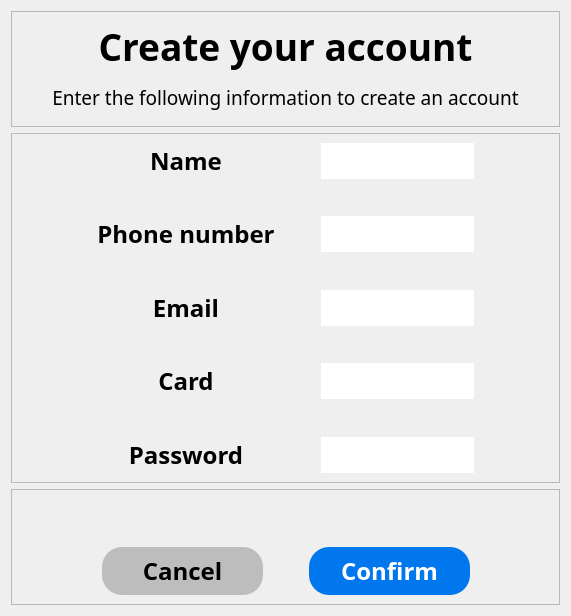
           <widget class="QWidget" name="sign_up_page4">
            <layout class="QHBoxLayout" name="horizontalLayout">
             <item>
              <layout class="QVBoxLayout" name="verticalLayout_7" stretch="1,3,1">
               <item>
                <widget class="QFrame" name="frame_11">
                 <property name="frameShape">
                  <enum>QFrame::StyledPanel</enum>
                 </property>
                 <property name="frameShadow">
                  <enum>QFrame::Raised</enum>
                 </property>
                 <layout class="QGridLayout" name="gridLayout_22">
                  <item row="0" column="0">
                   <layout class="QGridLayout" name="gridLayout_21">
                    <item row="0" column="0">
                     <widget class="QLabel" name="label_12">
                      <property name="font">
                       <font>
                        <family>Bahnschrift SemiBold</family>
                        <pointsize>28</pointsize>
                        <weight>75</weight>
                        <bold>true</bold>
                       </font>
                      </property>
                      <property name="text">
                       <string>Create your account</string>
                      </property>
                      <property name="alignment">
                       <set>Qt::AlignCenter</set>
                      </property>
                     </widget>
                    </item>
                    <item row="1" column="0">
                     <widget class="QLabel" name="label_13">
                      <property name="font">
                       <font>
                        <family>Bahnschrift Light</family>
                        <pointsize>14</pointsize>
                       </font>
                      </property>
                      <property name="text">
                       <string>Enter the following information to create an account</string>
                      </property>
                      <property name="alignment">
                       <set>Qt::AlignCenter</set>
                      </property>
                     </widget>
                    </item>
                   </layout>
                  </item>
                 </layout>
                </widget>
               </item>
               <item>
                <widget class="QFrame" name="frame_10">
                 <property name="frameShape">
                  <enum>QFrame::StyledPanel</enum>
                 </property>
                 <property name="frameShadow">
                  <enum>QFrame::Raised</enum>
                 </property>
                 <layout class="QGridLayout" name="gridLayout_24">
                  <item row="0" column="0">
                   <layout class="QGridLayout" name="gridLayout_23" rowstretch="0,0,0,0,0,0,0,0,0" columnstretch="2,4,0,4,2">
                    <item row="4" column="1">
                     <widget class="QLabel" name="label_16">
                      <property name="font">
                       <font>
                        <family>Bahnschrift SemiBold</family>
                        <pointsize>18</pointsize>
                        <weight>75</weight>
                        <bold>true</bold>
                       </font>
                      </property>
                      <property name="text">
                       <string>Email</string>
                      </property>
                      <property name="alignment">
                       <set>Qt::AlignCenter</set>
                      </property>
                     </widget>
                    </item>
                    <item row="0" column="2">
                     <spacer name="horizontalSpacer_12">
                      <property name="orientation">
                       <enum>Qt::Horizontal</enum>
                      </property>
                      <property name="sizeHint" stdset="0">
                       <size>
                        <width>40</width>
                        <height>20</height>
                       </size>
                      </property>
                     </spacer>
                    </item>
                    <item row="8" column="1">
                     <widget class="QLabel" name="label_18">
                      <property name="font">
                       <font>
                        <family>Bahnschrift SemiBold</family>
                        <pointsize>18</pointsize>
                        <weight>75</weight>
                        <bold>true</bold>
                       </font>
                      </property>
                      <property name="text">
                       <string>Password</string>
                      </property>
                      <property name="alignment">
                       <set>Qt::AlignCenter</set>
                      </property>
                     </widget>
                    </item>
                    <item row="1" column="3">
                     <spacer name="verticalSpacer_7">
                      <property name="orientation">
                       <enum>Qt::Vertical</enum>
                      </property>
                      <property name="sizeHint" stdset="0">
                       <size>
                        <width>20</width>
                        <height>40</height>
                       </size>
                      </property>
                     </spacer>
                    </item>
                    <item row="0" column="3">
                     <widget class="QLineEdit" name="Name_in">
                      <property name="sizePolicy">
                       <sizepolicy hsizetype="Expanding" vsizetype="Expanding">
                        <horstretch>0</horstretch>
                        <verstretch>0</verstretch>
                       </sizepolicy>
                      </property>
                      <property name="font">
                       <font>
                        <family>Bahnschrift Light</family>
                        <pointsize>18</pointsize>
                       </font>
                      </property>
                      <property name="styleSheet">
                       <string notr="true">QLineEdit{border-radius:20px;}</string>
                      </property>
                      <property name="clearButtonEnabled">
                       <bool>true</bool>
                      </property>
                     </widget>
                    </item>
                    <item row="0" column="1">
                     <widget class="QLabel" name="label_14">
                      <property name="font">
                       <font>
                        <family>Bahnschrift SemiBold</family>
                        <pointsize>18</pointsize>
                        <weight>75</weight>
                        <bold>true</bold>
                       </font>
                      </property>
                      <property name="text">
                       <string>Name</string>
                      </property>
                      <property name="alignment">
                       <set>Qt::AlignCenter</set>
                      </property>
                     </widget>
                    </item>
                    <item row="3" column="3">
                     <spacer name="verticalSpacer_8">
                      <property name="orientation">
                       <enum>Qt::Vertical</enum>
                      </property>
                      <property name="sizeHint" stdset="0">
                       <size>
                        <width>20</width>
                        <height>40</height>
                       </size>
                      </property>
                     </spacer>
                    </item>
                    <item row="0" column="0">
                     <spacer name="horizontalSpacer_14">
                      <property name="orientation">
                       <enum>Qt::Horizontal</enum>
                      </property>
                      <property name="sizeHint" stdset="0">
                       <size>
                        <width>40</width>
                        <height>20</height>
                       </size>
                      </property>
                     </spacer>
                    </item>
                    <item row="5" column="3">
                     <spacer name="verticalSpacer_9">
                      <property name="orientation">
                       <enum>Qt::Vertical</enum>
                      </property>
                      <property name="sizeHint" stdset="0">
                       <size>
                        <width>20</width>
                        <height>40</height>
                       </size>
                      </property>
                     </spacer>
                    </item>
                    <item row="2" column="3">
                     <widget class="QLineEdit" name="phone_num_in">
                      <property name="sizePolicy">
                       <sizepolicy hsizetype="Expanding" vsizetype="Expanding">
                        <horstretch>0</horstretch>
                        <verstretch>0</verstretch>
                       </sizepolicy>
                      </property>
                      <property name="font">
                       <font>
                        <family>Bahnschrift Light</family>
                        <pointsize>18</pointsize>
                       </font>
                      </property>
                      <property name="styleSheet">
                       <string notr="true">QLineEdit{border-radius:20px;}</string>
                      </property>
                      <property name="clearButtonEnabled">
                       <bool>true</bool>
                      </property>
                     </widget>
                    </item>
                    <item row="6" column="3">
                     <widget class="QLineEdit" name="card_in">
                      <property name="sizePolicy">
                       <sizepolicy hsizetype="Expanding" vsizetype="Expanding">
                        <horstretch>0</horstretch>
                        <verstretch>0</verstretch>
                       </sizepolicy>
                      </property>
                      <property name="font">
                       <font>
                        <family>Bahnschrift Light</family>
                        <pointsize>18</pointsize>
                       </font>
                      </property>
                      <property name="styleSheet">
                       <string notr="true">QLineEdit{border-radius:20px;}</string>
                      </property>
                      <property name="clearButtonEnabled">
                       <bool>true</bool>
                      </property>
                     </widget>
                    </item>
                    <item row="4" column="3">
                     <widget class="QLineEdit" name="email_in">
                      <property name="sizePolicy">
                       <sizepolicy hsizetype="Expanding" vsizetype="Expanding">
                        <horstretch>0</horstretch>
                        <verstretch>0</verstretch>
                       </sizepolicy>
                      </property>
                      <property name="font">
                       <font>
                        <family>Bahnschrift Light</family>
                        <pointsize>18</pointsize>
                       </font>
                      </property>
                      <property name="styleSheet">
                       <string notr="true">QLineEdit{border-radius:20px;}</string>
                      </property>
                      <property name="clearButtonEnabled">
                       <bool>true</bool>
                      </property>
                     </widget>
                    </item>
                    <item row="8" column="3">
                     <widget class="QLineEdit" name="pwd_in">
                      <property name="sizePolicy">
                       <sizepolicy hsizetype="Expanding" vsizetype="Expanding">
                        <horstretch>0</horstretch>
                        <verstretch>0</verstretch>
                       </sizepolicy>
                      </property>
                      <property name="font">
                       <font>
                        <family>Bahnschrift Light</family>
                        <pointsize>18</pointsize>
                       </font>
                      </property>
                      <property name="styleSheet">
                       <string notr="true">QLineEdit{border-radius:20px;}</string>
                      </property>
                      <property name="echoMode">
                       <enum>QLineEdit::Password</enum>
                      </property>
                      <property name="clearButtonEnabled">
                       <bool>true</bool>
                      </property>
                     </widget>
                    </item>
                    <item row="6" column="1">
                     <widget class="QLabel" name="label_17">
                      <property name="font">
                       <font>
                        <family>Bahnschrift SemiBold</family>
                        <pointsize>18</pointsize>
                        <weight>75</weight>
                        <bold>true</bold>
                       </font>
                      </property>
                      <property name="text">
                       <string>Card</string>
                      </property>
                      <property name="alignment">
                       <set>Qt::AlignCenter</set>
                      </property>
                     </widget>
                    </item>
                    <item row="2" column="1">
                     <widget class="QLabel" name="label_15">
                      <property name="font">
                       <font>
                        <family>Bahnschrift SemiBold</family>
                        <pointsize>18</pointsize>
                        <weight>75</weight>
                        <bold>true</bold>
                       </font>
                      </property>
                      <property name="text">
                       <string>Phone number</string>
                      </property>
                      <property name="alignment">
                       <set>Qt::AlignCenter</set>
                      </property>
                     </widget>
                    </item>
                    <item row="0" column="4">
                     <spacer name="horizontalSpacer_13">
                      <property name="orientation">
                       <enum>Qt::Horizontal</enum>
                      </property>
                      <property name="sizeHint" stdset="0">
                       <size>
                        <width>40</width>
                        <height>20</height>
                       </size>
                      </property>
                     </spacer>
                    </item>
                    <item row="7" column="3">
                     <spacer name="verticalSpacer_10">
                      <property name="orientation">
                       <enum>Qt::Vertical</enum>
                      </property>
                      <property name="sizeHint" stdset="0">
                       <size>
                        <width>20</width>
                        <height>40</height>
                       </size>
                      </property>
                     </spacer>
                    </item>
                   </layout>
                  </item>
                 </layout>
                </widget>
               </item>
               <item>
                <widget class="QFrame" name="frame_9">
                 <property name="frameShape">
                  <enum>QFrame::StyledPanel</enum>
                 </property>
                 <property name="frameShadow">
                  <enum>QFrame::Raised</enum>
                 </property>
                 <layout class="QGridLayout" name="gridLayout_26">
                  <item row="0" column="0">
                   <layout class="QGridLayout" name="gridLayout_25" columnstretch="2,4,0,4,2">
                    <item row="1" column="1">
                     <widget class="QPushButton" name="to_sign_in_page_2">
                      <property name="sizePolicy">
                       <sizepolicy hsizetype="Minimum" vsizetype="Expanding">
                        <horstretch>0</horstretch>
                        <verstretch>0</verstretch>
                       </sizepolicy>
                      </property>
                      <property name="font">
                       <font>
                        <family>Bahnschrift SemiBold</family>
                        <pointsize>18</pointsize>
                        <weight>75</weight>
                        <bold>true</bold>
                       </font>
                      </property>
                      <property name="styleSheet">
                       <string notr="true">QPushButton{background-color: rgb(189,189,189); border-radius:20px; color:rgb(0,0,0);}</string>
                      </property>
                      <property name="text">
                       <string>Cancel</string>
                      </property>
                     </widget>
                    </item>
                    <item row="1" column="4">
                     <spacer name="horizontalSpacer_17">
                      <property name="orientation">
                       <enum>Qt::Horizontal</enum>
                      </property>
                      <property name="sizeHint" stdset="0">
                       <size>
                        <width>40</width>
                        <height>20</height>
                       </size>
                      </property>
                     </spacer>
                    </item>
                    <item row="1" column="2">
                     <spacer name="horizontalSpacer_15">
                      <property name="orientation">
                       <enum>Qt::Horizontal</enum>
                      </property>
                      <property name="sizeHint" stdset="0">
                       <size>
                        <width>40</width>
                        <height>20</height>
                       </size>
                      </property>
                     </spacer>
                    </item>
                    <item row="1" column="0">
                     <spacer name="horizontalSpacer_16">
                      <property name="orientation">
                       <enum>Qt::Horizontal</enum>
                      </property>
                      <property name="sizeHint" stdset="0">
                       <size>
                        <width>40</width>
                        <height>20</height>
                       </size>
                      </property>
                     </spacer>
                    </item>
                    <item row="1" column="3">
                     <widget class="QPushButton" name="confirm">
                      <property name="sizePolicy">
                       <sizepolicy hsizetype="Minimum" vsizetype="Expanding">
                        <horstretch>0</horstretch>
                        <verstretch>0</verstretch>
                       </sizepolicy>
                      </property>
                      <property name="font">
                       <font>
                        <family>Bahnschrift SemiBold</family>
                        <pointsize>18</pointsize>
                        <weight>75</weight>
                        <bold>true</bold>
                       </font>
                      </property>
                      <property name="styleSheet">
                       <string notr="true">QPushButton{background-color: rgb(0, 119, 237); border-radius:20px; color:rgb(255,255,255);}</string>
                      </property>
                      <property name="text">
                       <string>Confirm</string>
                      </property>
                     </widget>
                    </item>
                    <item row="0" column="1">
                     <spacer name="verticalSpacer_11">
                      <property name="orientation">
                       <enum>Qt::Vertical</enum>
                      </property>
                      <property name="sizeHint" stdset="0">
                       <size>
                        <width>20</width>
                        <height>40</height>
                       </size>
                      </property>
                     </spacer>
                    </item>
                   </layout>
                  </item>
                 </layout>
                </widget>
               </item>
              </layout>
             </item>
            </layout>
           </widget>
